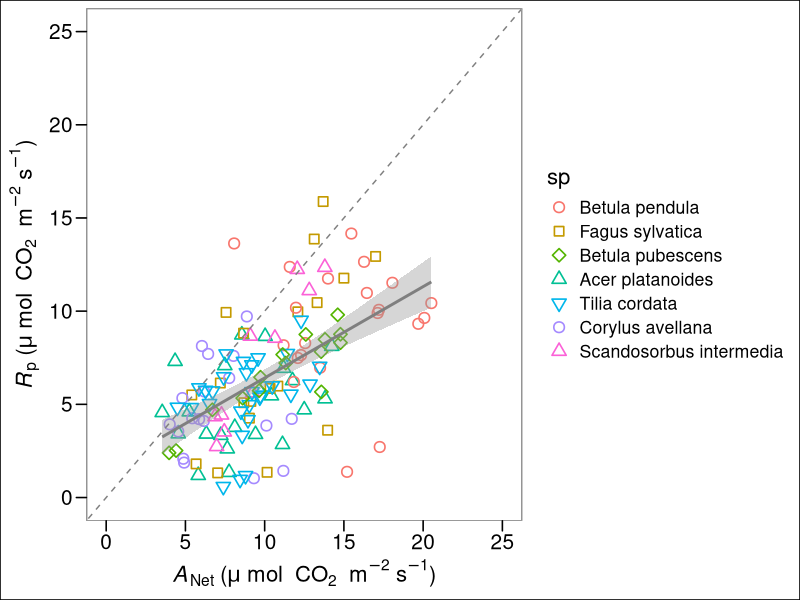
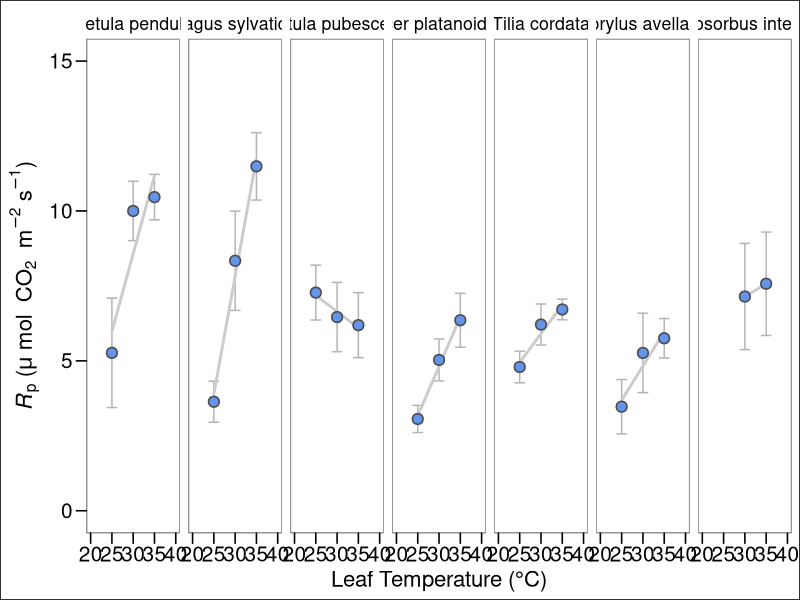
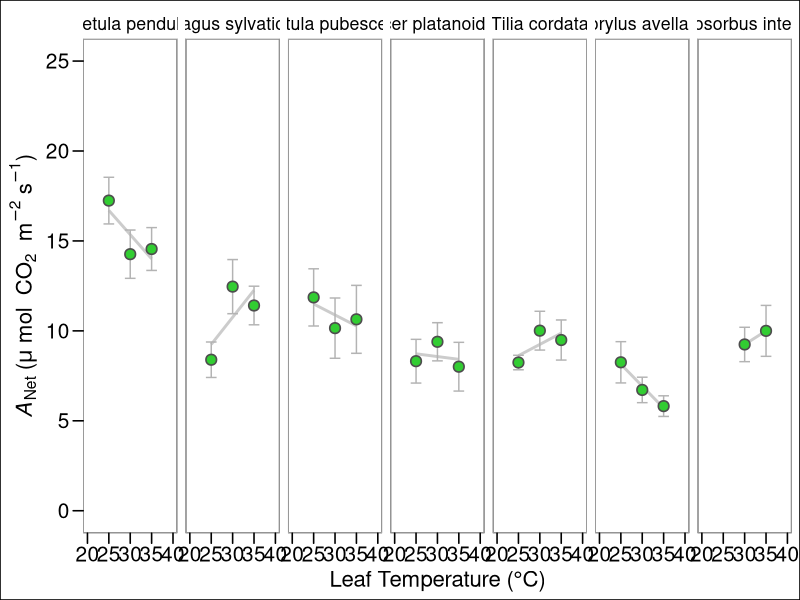
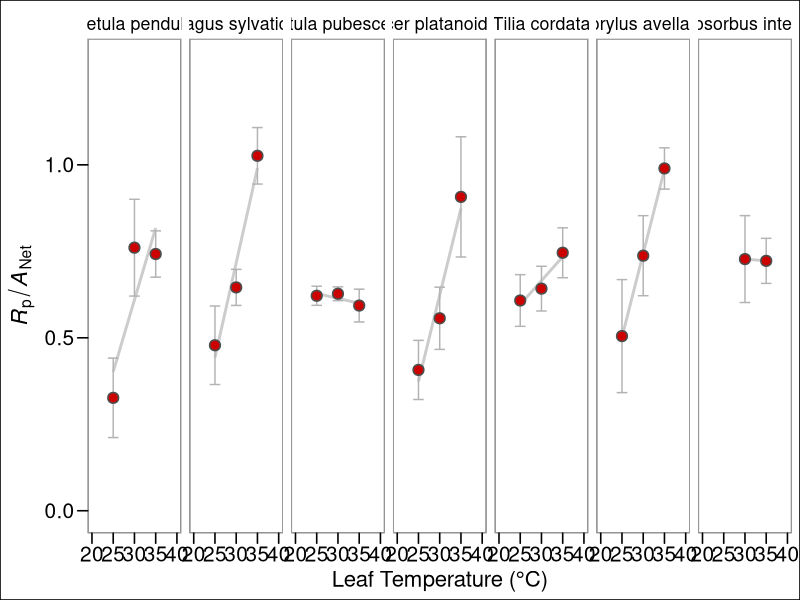
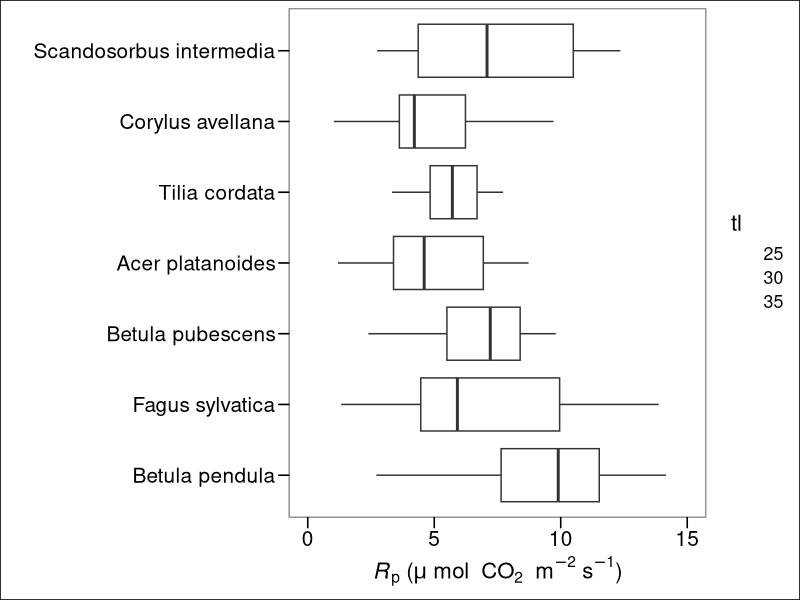
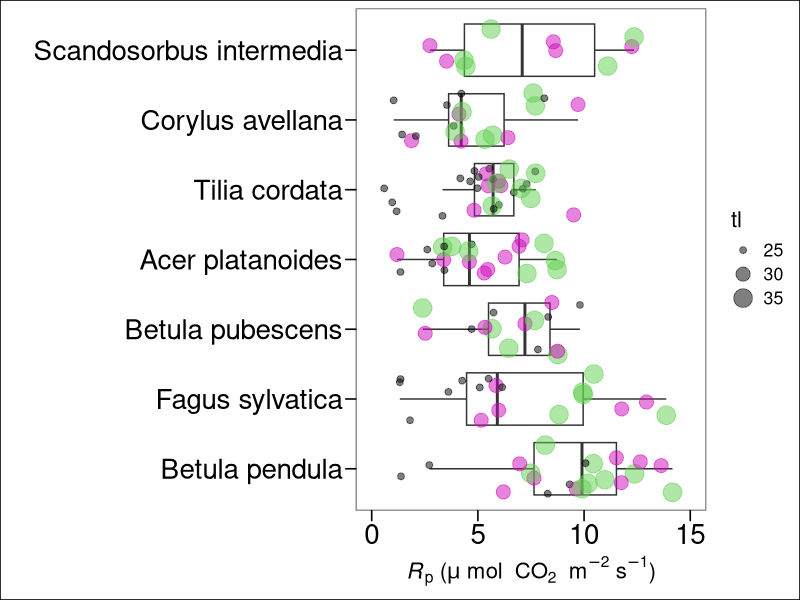
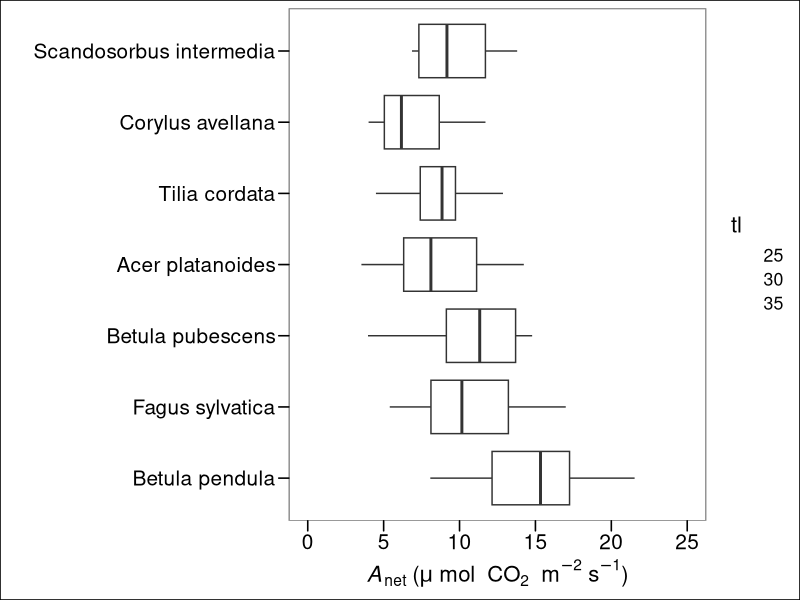
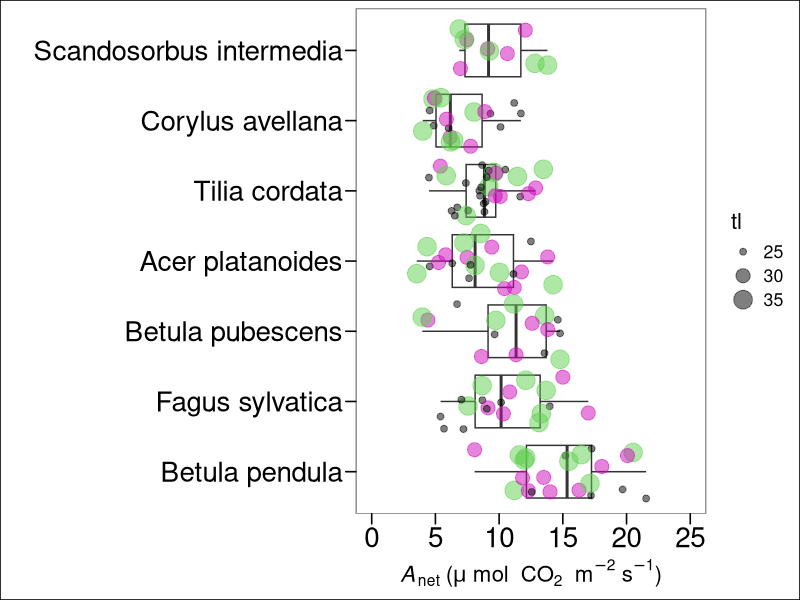

These figures' R source, in order: (Note: this script raises an error after producing the figures.)
#install.packages("Hmisc", dependencies = T)
#
# if push fails
# open the repository on terminal
# run this command 
# git config --global http.postBuffer 157286400
# try pushing again
# 
# packages_to_load <- c("drc", "bbmle", "labelled", "MALDIquant", 
#                      "magicfor", "ggplot2", "ggpubr", "ggpmisc", "tidyverse", #"broom", 
#                     "Hmisc", "plotly", "PairedData", "DescTools", 
#                     "generalhoslem", "graphics", "nls2", "plyr",
#                     "ggthemes", "ggpubr", "signal", "segmented")
#
# lapply(packages_to_load, library, character.only = TRUE)

## lable ----
ytleaf          <- expression("T"["leaf"]~degree~"C")
photorate       <- expression("" ~mu ~ mol ~ "CO"[2]~m^{-2} ~ "s"^{-1})
labrsq          <- expression(R^{2}~"=")
labvpdl         <- "VPD (kPa)"
lab_photo       <- expression(paste(italic(A)[Net], ' (', mu * ~'mol'~ " CO"[2]~' m'^{-2}*' s'^{-1}*')'))
lab_photo1      <- expression(paste(italic(A)[Net], ' (', mu * 'mol m'^{-2}*'s'^{-1}*')'))
lab_Tleaf       <- expression(paste("Leaf temperature (", degree,"C)"))
labcond         <- expression("g"["s"]~~"in"~mol~H[2]*O~m^{-2}~s^{-1})
labcond1        <- expression("Conductance to "~H[2]*O~"in"~mol~H[2]*O~m^{-2}~s^{-1})
labtrmmol       <- expression("E"~~"in"~mol~H[2]*O~m^{-2}~s^{-1})
etrrate         <- expression("" ~mu ~ mol ~"photon" ~m^{-2} ~ "s"^{-1})
photorate       <- expression("" ~mu ~ mol ~ "CO"[2]~m^{-2} ~ "s"^{-1})
labgs           <- expression(paste(italic(g[s])*" ("~mol[H[2]*O]~m^{-2}~s^{-1}~")"))


## data processing ---- Load ONE of the following csv's


# Species
df <- read.csv("Data/Uppsala-2024-Summer-Photorespiration-SpotMes-TreeSpp.csv", header = T, stringsAsFactors = T, sep = ";")


# Ecotypes

df <- read.csv("Data/Uppsala-2024-Summer-Photorespiration-SpotMes-Birch-Ecotypes.csv", header = T, stringsAsFactors = T, sep = ";")


###### Photorespiration rate calculation loop -----------------------------------------------------

## use the following filters as necessary
df     <- subset(df, dq == "yes") # eliminates unreliable values.

df$pairid <- paste0(df$sprp, "-", df$setTleaf)

df$pairid <- as.factor(df$pairid)


length(unique(df$pairid))       # individual runs + season

dflist    <-   split(df,list(df$pairid))
dflist    <-   split(df,unique(list(df$pairid)))
dflist    <-   dflist[sapply(dflist, nrow)>0] 

setwd("output")


correct_RD <- function(data, output_path){
  
  ColumnNames <- c("sp","treeid","setTleaf",
             "anet.21p",    
             "anet.0p",
             "Rd",
             "corranet",
             "anet.delta",
             "pr.CO2", 
             "pr.real",
             "pr.percent",    
             "gsw.21p",    
             "gsw.0p",     
             "gsw.delta",  
             "gsw.percent",
             "E.21p",     
             "E.0p",      
             "E.delta",   
             "E.percent", 
             "ETR.21p",     
             "ETR.0p",
             "ETR.delta",   
             "ETR.percent",
             "JT",
             "JO1",
             "JC1",
             "JO2",
             "JC2",
             "JO1.percent",
             "JC1.percent",
             "JO2.percent",
             "JC2.percent",
             "NPQ.21p",
             "NPQ.0p",
             "NPQ.delta",
             "NPQ.percent")
  
  output_data <- data.frame(matrix(nrow = 0, ncol = length(ColumnNames)))
  names(output_data) <- ColumnNames

  for(dataIdx in 1:length(data)){
    
    speciesdata <- data[[dataIdx]]
    if(nrow(speciesdata) != 2){
      print(names(dflist)[dataIdx])
      print(nrow(speciesdata))
      next
    }
    
    
    sp               <-     speciesdata$sp[1]
    treeid           <-     speciesdata$treeid[1]
    setTleaf         <-     speciesdata$setTleaf[1]
    
    p21              <-     subset(speciesdata, olev == "21p")    
    p0               <-     subset(speciesdata, olev == "0p")
    
    anet.21p         <-     p21$A
    anet.0p          <-     p0$A
     
    
    # Calculate corrected Anet. The values for slope and intercept       where calculated using values taken from the literature. 
    
    Rd               <-      0.05554*anet.21p+ 0.11395 
    corranet         <-      anet.21p-Rd          
    # "corranet" is Anet corrected for Rd
    
    
    anet.delta       <-      anet.0p - anet.21p
    pr.CO2           <-      anet.delta * 0.5
    pr.real          <-      anet.delta + pr.CO2
    pr.percent       <-      pr.real/anet.21p
    
    gsw.21p          <-      p21$gsw
    gsw.0p           <-      p0$gsw
    gsw.delta        <-      p0$gsw - p21$gsw
    gsw.percent      <-      gsw.delta/p21$gsw
    
    
    E.21p            <-      p21$E
    E.0p             <-      p0$E
    E.delta          <-      p0$E - p21$E
    E.percent        <-      E.delta/p21$E
    
    
    ETR.21p          <-      p21$ETR
    ETR.0p           <-      p0$ETR
    ETR.delta        <-      p0$ETR - p21$ETR
    ETR.percent      <-      ETR.delta/p21$ETR
    JT               <-      ETR.21p + ETR.0p
    JO1              <-      pr.percent * JT
    JC1              <-      JT-JO1
    JO2              <-      ((2/3)*(JT-4*(anet.21p)))
    JC2              <-      ((1/3)*(JT+8*(anet.21p)))
    JO1.percent      <-      JO1/JT
    JC1.percent      <-      JC1/JT
    JO2.percent      <-      JO2/JT
    JC2.percent      <-      JC2/JT
    
    
    NPQ.21p          <-      p21$NPQ
    NPQ.0p           <-      p0$NPQ
    NPQ.delta        <-      NPQ.0p - NPQ.21p
    NPQ.percent      <-      NPQ.delta/NPQ.21p
    
    new_data = data.frame(as.character(sp),
                          as.character(treeid),
                          as.character(setTleaf), 
                          anet.21p,    
                          anet.0p,     
                          Rd, 
                          corranet,
                          anet.delta,
                          pr.CO2,
                          pr.real,
                          pr.percent,
                          gsw.21p,    
                          gsw.0p,     
                          gsw.delta,  
                          gsw.percent,
                          p21$E,     
                          E.0p,      
                          E.delta,   
                          E.percent, 
                          ETR.21p,     
                          ETR.0p,   
                          ETR.delta,   
                          ETR.percent,
                          JT,
                          JO1,
                          JC1,
                          JO2,
                          JC2,
                          JO1.percent,
                          JC1.percent,
                          JO2.percent,
                          JC2.percent,
                          NPQ.21p,
                          NPQ.0p,
                          NPQ.delta, 
                          NPQ.percent)
    
    names(new_data) <- names(output_data)
    output_data <- rbind(output_data, new_data)
    
    
  }
  
  file_path = paste(output_path, "species-output.csv", sep = "/")
  if(!dir.exists(output_path)){
    dir.create(output_path, recursive = T)
  }
  
  
  index <- 1
  while(file.exists(file_path)){
    file_path <- paste(output_path, paste("species-output", as.character(index), ".csv", sep =""), sep = "/")
    index = index + 1
  }
 
  

  write.table(output_data, file = file_path, 
              row.names = FALSE, col.names = T, sep = ";")
}

correct_RD(dflist, "./")


####### plotting output -------


outs <- read.csv("species-output.csv", stringsAsFactors = T, sep = ";")

outs$sp <- factor(outs$sp, levels = c(
  "Betula pendula",         
  "Fagus sylvatica",         
  "Betula pubescens",       
  "Acer platanoides", 
  "Tilia cordata",
  "Corylus avellana",       
  "Scandosorbus intermedia"))



# Making the table for the concatenated PR values for each species and each temperature point.
library(stats)
library(base)
library(dplyr)
library(ggplot2)




## Plotting absolute Rp over temp##---------------------------------###

## Figure 1A ----
svg(filename = "pr-raw-new.svg", width = 16, height = 4.5, bg = "transparent")
absolute.table <- outs %>%
  group_by(sp, setTleaf) %>%
  summarise(pr.real.avg = mean(pr.real),
            se = sd(pr.real)/ sqrt(length(pr.real)))

ggplot(absolute.table, aes(y = pr.real.avg, x=setTleaf, group=sp))+
  geom_errorbar(aes(ymin=pr.real.avg-se, ymax=pr.real.avg+se),col ="grey70", width= 2.5)+ #pmin can be used to cap the ymax. (e.g., pmin(pr.real.avg+se, 1.0))
  geom_smooth(se = F, method="lm", col = "grey80")+
  geom_point(col="grey30", size = 3, pch = 21, fill = "cornflowerblue", stroke = 0.85)+
  # stat_regline_equation(data = outs, aes(x = setTleaf, y=pr.real, label = paste(..eq.label.., ..adj.rr.label.., paste("p = ", ..p.value..), sep = "~~~")),
  # formula = y~x,
  # label.x =22, label.y = 1.5)+
  facet_wrap(~sp, ncol = 7) +
  scale_y_continuous(limits = c(0, 15), name = expression(paste(italic(R)[p], ' (', mu * ~'mol'~ " CO"[2]~' m'^{-2}*' s'^{-1}*')')))+
  scale_x_continuous(limits = c(20,40), name = "Leaf Temperature (°C)")+
  ggthemes::theme_base() +
theme(axis.text.y = element_text(size = 15), 
      axis.text.x = element_text(size = 15),
      panel.border = element_rect(color = "grey70"))
dev.off()


### Plot showing Anet 21p over temp##-------------------------------###
## Figure 1B ----

svg(filename = "anet21-raw-new.svg", width = 16, height = 4.5, bg = "transparent")

anet.table <- outs %>%
  group_by(sp, setTleaf) %>%
  summarise(anet.21p.avg = mean(anet.21p),
            se = sd(anet.21p) / sqrt(length(anet.21p)))

ggplot(anet.table, aes(y = anet.21p.avg, x=setTleaf, group=sp))+
  geom_smooth(se = F, method="lm", col = "grey80")+
  geom_errorbar(aes(ymin=anet.21p.avg-se, ymax=anet.21p.avg+se),col ="grey70", width= 2.5) +
  geom_point(col="grey30", size = 3, pch = 21, fill = "limegreen", stroke = 0.85)+
  # stat_regline_equation(data = outs, aes(x = setTleaf, y=anet.21p, label = paste(..eq.label.., ..adj.rr.label.., paste("p = ", ..p.value..), sep = "~~~")),
  # formula = y~x,
  # label.x =22, label.y = 1.5)+
  facet_wrap(~sp, ncol = 7) +
  scale_y_continuous(limits = c(0, 25), name = expression(paste(italic(A)[Net], ' (', mu * ~'mol'~ " CO"[2]~' m'^{-2}*' s'^{-1}*')')))+
  scale_x_continuous(limits = c(20,40), name = "Leaf Temperature (°C)")+
  ggthemes::theme_base()+
  theme(axis.text.y = element_text(size = 15), 
        axis.text.x = element_text(size = 15),
        panel.border = element_rect(color = "grey70"))
dev.off()





###Plot of pr.percent##-----------------------------------------###
svg(filename = "pr-percent-new.svg", width = 16, height = 4.5, bg = "transparent")



percent.table <- outs %>%
  group_by(sp, setTleaf) %>%
  summarise(pr.percent.avg = mean(pr.percent),
            se = sd(pr.percent)/ sqrt(length(pr.percent)))


ggplot(percent.table, aes(y = pr.percent.avg, x=setTleaf, group=sp))+
  #pmin can be used to cap the ymax. (e.g., pmin(pr.real.avg+se, 1.0))
  geom_smooth(se = F, method="lm", col = "grey80")+
  # ggpmisc::stat_poly_eq(
  #   data = outs,
  #   formula = y ~ x,
  #   aes(x = setTleaf, y = pr.percent, label = paste(after_stat(p.value.label), sep = "~~~")),
  #   label.x = 22,
  #   label.y = 1.5,
  # )+
  geom_errorbar(aes(ymin=pr.percent.avg-se, ymax=pr.percent.avg+se),col ="grey70", width= 2.5)+
  geom_point(col="grey30", size = 3, pch = 21, fill = "red3", stroke = 0.85)+
  # stat_regline_equation(data = outs, aes(x = setTleaf, y=pr.real, label = paste(..eq.label.., ..adj.rr.label.., paste("p = ", ..p.value..), sep = "~~~")),
  # formula = y~x,
  # label.x =22, label.y = 1.5)+
  facet_wrap(~sp, ncol = 7)+
  scale_y_continuous(limits = c(0, 1.3), name = 
                       expression(paste(italic(R)[p]/italic(A)[Net])))+
  scale_x_continuous(limits = c(20,40), name = "Leaf Temperature (°C)")+
  ggthemes::theme_base() +
  theme(axis.text.y = element_text(size = 15), 
        axis.text.x = element_text(size = 15),
        panel.border = element_rect(color = "grey70")) 
dev.off()


##---------------------------------------------------------##


###########

outs$tl <- as.factor(outs$setTleaf)



## photorespiration across species boxplot (ignoring temp). First one is for just the relationship, the second one shows the temperature spread.

svg(filename = "Rp-species.svg", width = 12, height = 6, bg = "transparent")

ggplot(outs, aes(y = pr.real, x=sp)) +
  geom_boxplot(aes(x = sp, y = pr.real), outliers =  F)  +
  geom_jitter(aes(size = tl),  color = "grey", alpha = 0) +
  
  xlab(" ") +
  scale_y_continuous(limits = c(0,15), 
                     name = expression(paste(italic(R)[p], ' (', mu * ~'mol'~ " CO"[2]~' m'^{-2}*' s'^{-1}*')')))+
  ggthemes::theme_base()+
  theme(axis.text.y = element_text(size = 15), 
        axis.text.x = element_text(size = 15),
        panel.border = element_rect(color = "grey70")) +
  coord_flip()
dev.off()



svg(filename = "Rp-species-spotted.svg", width = 12, height = 6, bg = "transparent")

ggplot(outs, aes(y = pr.real, x=sp)) +
  geom_boxplot(aes(x = sp, y = pr.real), outliers =  F)  +
  geom_jitter(aes(size = tl), color = as.factor(outs$setTleaf), alpha = 0.5) +
  xlab(" ") +
  scale_y_continuous(limits = c(0,15), 
                     name = expression(paste(italic(R)[p], ' (', mu * ~'mol'~ " CO"[2]~' m'^{-2}*' s'^{-1}*')')))+
  ggthemes::theme_base()+
  theme(axis.text.y = element_text(size = 20), 
        axis.text.x = element_text(size = 20),
        panel.border = element_rect(color = "grey70")) +
  coord_flip()
dev.off()



###------- Mixed effects models for Rp----##

mod4 <- nlme::lme(pr.real ~  sp, data = outs, 
                  random = ~1|treeid, 
                  method = "REML", 
                  na.action=na.omit) ; anova(mod4)

mod4 <- nlme::lme(pr.real ~  setTleaf, data = outs, 
                  random = ~1|sp, 
                  method = "REML", 
                  na.action=na.omit) ; anova(mod4)

mod4 <- nlme::lme(pr.real ~  sp * setTleaf, data = outs, 
                  random = ~1|treeid, 
                  method = "REML", 
                  na.action=na.omit) ; anova(mod4)

###----Test for pr.percent----------------#####


mod6 <- nlme::lme(pr.percent ~  sp, data = outs, 
                  random = ~1|treeid, 
                  method = "REML", 
                  na.action=na.omit) ; anova(mod6)

mod6 <- nlme::lme(pr.percent ~  setTleaf, data = outs, 
                  random = ~1|sp, 
                  method = "REML", 
                  na.action=na.omit) ; anova(mod6)


mod6 <- nlme::lme(pr.percent ~  sp * setTleaf, data = outs, 
                  random = ~1|treeid, 
                  method = "REML", 
                  na.action=na.omit) ; anova(mod6)


#------------------------------#


## photosynthesis across species boxplot (ignoring temp). First one is for just the relationship, the second one shows the temperature spread.

svg(filename = "Anet-species.svg", width = 12, height = 6, bg = "transparent")

ggplot(outs, aes(y = anet.21p, x=sp)) +
  geom_boxplot(aes(x = sp, y = anet.21p), outliers =  F)  +
  geom_jitter(aes(size = tl),  color = "grey", alpha = 0) +
  
  xlab(" ") +
  scale_y_continuous(limits = c(0,25), 
                     name = expression(paste(italic(A)[net], ' (', mu * ~'mol'~ " CO"[2]~' m'^{-2}*' s'^{-1}*')')))+
  ggthemes::theme_base()+
  theme(axis.text.y = element_text(size = 15), 
        axis.text.x = element_text(size = 15),
        panel.border = element_rect(color = "grey70")) +
  coord_flip()
dev.off()


svg(filename = "Anet-species-spotted.svg", width = 12, height = 6, bg = "transparent")

ggplot(outs, aes(y = anet.21p, x=sp)) +
  geom_boxplot(aes(x = sp, y = anet.21p), outliers =  F)  +
  geom_jitter(aes(size = tl), color = as.factor(outs$setTleaf), alpha = 0.5) +
  xlab(" ") +
  scale_y_continuous(limits = c(0,25), 
                     name = expression(paste(italic(A)[net], ' (', mu * ~'mol'~ " CO"[2]~' m'^{-2}*' s'^{-1}*')')))+
  ggthemes::theme_base()+
  theme(axis.text.y = element_text(size = 20), 
        axis.text.x = element_text(size = 20),
        panel.border = element_rect(color = "grey70")) +
  coord_flip()
dev.off()


###------- Mixed effects models for Anet----##

mod5 <- nlme::lme(anet.21p ~  sp, data = outs, 
                  random = ~1|treeid, 
                  method = "REML", 
                  na.action=na.omit) ; anova(mod5)

mod5 <- nlme::lme(anet.21p ~  setTleaf, data = outs, 
                  random = ~1|sp, 
                  method = "REML", 
                  na.action=na.omit) ; anova(mod5)

mod5 <- nlme::lme(anet.21p ~  sp * setTleaf, data = outs, 
                  random = ~1|treeid, 
                  method = "REML", 
                  na.action=na.omit) ; anova(mod5)






### plotting averages 

pt <- outs %>%
  group_by(sp, setTleaf) %>%
  summarise(pr = mean(pr.real),
            prse = sd(pr.real)/sqrt(length(pr.real)),
            ps = mean(anet.21p),
            psse = sd(anet.21p)/ sqrt(length(anet.21p)))

pt25 <- subset(pt, setTleaf == 25)
pt30 <- subset(pt, setTleaf == 30)
pt35 <- subset(pt, setTleaf == 35)


mod6 <- nlme::lme(pr ~  ps , data = pt25, 
                  random = ~1|sp, 
                  method = "REML", 
                  na.action=na.omit) ; anova(mod6)



mod6 <- nlme::lme(pr ~  ps , data = pt30, 
                  random = ~1|sp, 
                  method = "REML", 
                  na.action=na.omit) ; anova(mod6)

mod6 <- nlme::lme(pr ~  ps , data = pt35, 
                  random = ~1|sp, 
                  method = "REML", 
                  na.action=na.omit) ; anova(mod6)


cor25 <- cor(pt25$ps, pt25$pr, method = 'pearson'); round(cor25, 2) 
cor30 <- cor(pt30$ps, pt30$pr, method = 'pearson'); round(cor30, 2)
cor35 <- cor(pt35$ps, pt35$pr, method = 'pearson'); round(cor35, 2)






######  Rp against Anet split by temperature ----

mod6 <- nlme::lme(pr.real ~  anet.21p, data = outs, 
                  random = ~1|sp, 
                  method = "REML", 
                  na.action=na.omit) ; anova(mod6)



svg(filename = "Rp-over-Anet-alltemp.svg", width = 10, height = 3.3, bg = "transparent")

ggplot(pt, aes(y = pr, x=ps, color = sp)) +
  geom_smooth(se = T, method="lm", col = "grey80") +
  geom_point(size = 3, stroke = 0.85, aes(color = sp, shape = sp)) +
  scale_x_continuous(limits = c(0, 20), 
                     name = expression(paste(italic(A)[Net], ' (', mu * ~'mol'~ " CO"[2]~' m'^{-2}*' s'^{-1}*')'))) +
  scale_y_continuous(limits = c(0,20), 
                     name = expression(paste(italic(R)[p], ' (', mu * ~'mol'~ " CO"[2]~' m'^{-2}*' s'^{-1}*')'))) +
  ggthemes::theme_base() +
  geom_errorbar(aes(ymin=pr-prse, ymax=pr+prse)) +
  geom_errorbarh(aes(xmin=ps-psse, xmax=ps+psse)) + 
  theme(axis.text.y = element_text(size = 15),
        axis.text.x = element_text(size = 15),
        panel.border = element_rect(color = "grey70")) +
  scale_shape_manual(values = c(21,22,23,24,25,1,2))+
  geom_abline(slope = 1, linetype = "dashed", color = "grey50") + 
  geom_point(size = 3, stroke = 0.85, aes(color = sp, shape = sp)) +
  facet_wrap(~setTleaf)

dev.off()


# Does higher photorespiration rates = higher photosynthesis rates??? (spoiler, yes)



#### all replicates plotted - donot use. 

# svg(filename = "Rp-over-Anet.svg", width = 7, height = 4.5, bg = "transparent")
outs$st <- as.factor(outs$setTleaf)
ggplot(outs, aes(y = pr.real, x=anet.21p)) +
  geom_point(size = 3, 
             stroke = 0.85, aes(color = sp, shape = sp)) +
  geom_smooth(se = T, method="lm", col = "grey50") +
  scale_x_continuous(limits = c(0, 25), 
                     name = expression(paste(italic(A)[Net], ' (', mu * ~'mol'~ " CO"[2]~' m'^{-2}*' s'^{-1}*')'))) +
  scale_y_continuous(limits = c(0,25), 
                     name = expression(paste(italic(R)[p], ' (', mu * ~'mol'~ " CO"[2]~' m'^{-2}*' s'^{-1}*')')))+
  ggthemes::theme_base()+
  theme(axis.text.y = element_text(size = 15), 
        axis.text.x = element_text(size = 15),
        panel.border = element_rect(color = "grey70")) +
  scale_shape_manual(values = c(21,22,23,24,25,1,2)) +
  geom_abline(slope = 1, linetype = "dashed", color = "grey50") 
dev.off()

#---------------------------------------------------------------------#

# svg(filename = "Rp-over-Anet-alltemp.svg", width = 16, height = 4.5, bg = "transparent")

#### all replicates plotted - donot use. 


ggplot(outs, aes(y = pr.real, x=anet.21p, color = sp)) +
  geom_smooth(data = outs, mapping = aes(y=pr.real, x=anet.21p), 
              se = T, method="lm", col = "grey80") +
  geom_point(size = 3, 
             stroke = 0.85, aes(color = sp, shape = sp)) +
  scale_x_continuous(limits = c(0, 25), 
                     name = expression(paste(italic(A)[Net], ' (', mu * ~'mol'~ " CO"[2]~' m'^{-2}*' s'^{-1}*')'))) +
  scale_y_continuous(limits = c(0,25), 
                     name = expression(paste(italic(R)[p], ' (', mu * ~'mol'~ " CO"[2]~' m'^{-2}*' s'^{-1}*')')))+
  ggthemes::theme_base()+
  theme(axis.text.y = element_text(size = 15), 
        axis.text.x = element_text(size = 15),
        panel.border = element_rect(color = "grey70")) +
  scale_shape_manual(values = c(21,22,23,24,25,1,2))+
  geom_abline(slope = 1, linetype = "dashed", color = "grey50") +
  facet_wrap(~setTleaf)
dev.off()


######  Creating the dataframes for each temperature for the models ----

outs25 <- subset(outs, setTleaf == 25)
outs30 <- subset(outs, setTleaf == 30)
outs35 <- subset(outs, setTleaf == 35)


######  Rp against Anet split by temperature ----

mod6 <- nlme::lme(pr.real ~  anet.21p, data = outs, 
                 random = ~1|sp, 
                 method = "REML", 
                 na.action=na.omit) ; anova(mod6)


mod7 <- nlme::lme(pr.real ~  anet.21p, data = outs25, 
                  random = ~1|sp, 
                  method = "REML", 
                  na.action=na.omit) ; anova(mod7)

mod7 <- nlme::lme(pr.real ~  anet.21p, data = outs30, 
                  random = ~1|sp, 
                  method = "REML", 
                  na.action=na.omit) ; anova(mod7)

mod7 <- nlme::lme(pr.real ~  anet.21p, data = outs35, 
                  random = ~1|sp, 
                  method = "REML", 
                  na.action=na.omit) ; anova(mod7)













#-------------------------------#



#Box plots of pr.percent across the leaf temperatures

ggplot(outs, aes(y = pr.percent, x=tl, color=tl)) +
  geom_boxplot(aes(x = tl, y = pr.percent, fill = setTleaf)) +
  geom_jitter() +
  scale_x_continuous(limits = c(20, 40), 
                     name = "Leaf Temperature (°C)") +
  scale_y_continuous(limits = c(0,15), 
                     name = expression(paste(italic(R)[p], ' (', mu * ~'mol'~ " CO"[2]~' m'^{-2}*' s'^{-1}*')')))+
  ggthemes::theme_base()+
  theme(axis.text.y = element_text(size = 15), 
        axis.text.x = element_text(size = 15),
        panel.border = element_rect(color = "grey70"))


#-------- boxplot of Rp over temperature ----_#
svg(filename = "Rp-over-temp-box.svg", width = 16, height = 4.5, bg = "transparent")


ggplot(outs, aes(y = pr.real, x=tl)) +
  geom_boxplot(aes(x = tl, y = pr.real)) +
  geom_jitter(aes(color = sp)) +
  xlab("Leaf Temperature (°C)") +
  scale_y_continuous(limits = c(0,15), 
                     name = expression(paste(italic(R)[p], ' (', mu * ~'mol'~ " CO"[2]~' m'^{-2}*' s'^{-1}*')')))+
  ggthemes::theme_base()+
  theme(axis.text.y = element_text(size = 15), 
        axis.text.x = element_text(size = 15),
        panel.border = element_rect(color = "grey70"))
dev.off()







###### STATISTICAL TESTS #########


## example model fits nlme ---- 

# Here we are running a for loop testing     the relationship between species, setTleaf and the combined effect of them (I.e the temperature response of species), against pr.real (Absolute photorespiration rates ("10")), pr.percent (Proportional photorespiration rates ("11")), anet.21p (Ambient photosynthesis rates ("4")), anet.0p (O2-free photosynthesis rates ("5")) and JO2.percent (proportional oxygenation rates calculated using ETR only ("31)).


colindeces <- c(10, 11, 4, 5, 31)
colindeces <- c(10)
method.slope <- c()
value.slope <- c()
species.slope <- c()

names(outs)[colindeces[1]]

for (index in 1:length(colindeces)){
  
  
  independentVariable = outs[,colindeces[index]] 
  
  mod1 <- nlme::lme(independentVariable ~  sp , data = outs, 
                    random = ~1|treeid, 
                    method = "REML", 
                    na.action=na.omit) ; anova(mod1)
  print(paste("This analysis is based on :", names(outs)[colindeces[index]]))
  print(summary(mod1))
  
  mod1 <- nlme::lme(independentVariable ~  setTleaf , data = outs, 
                    random = ~1|sp, 
                    method = "REML", 
                    na.action=na.omit) ; anova(mod1)
  
  print(paste("This analysis is based on :", names(outs)[colindeces[index]]))
  print(summary(mod1))
  
  mod1 <- nlme::lme(independentVariable ~  sp * setTleaf, 
                    data = outs, 
                    random = ~1|treeid, 
                    method = "REML", 
                    na.action=na.omit) ; anova(mod1)
  
  print(paste("This analysis is based on :", names(outs)[colindeces[index]]))
  print(summary(mod1))
  
  
  print("----------------------------------------------------------------")
}


outs25 <- subset(outs, setTleaf == 25)
outs30 <- subset(outs, setTleaf == 30)
outs35 <- subset(outs, setTleaf == 35)



######----


######  Rp against species split by treeid nested for each temp point ----
 mod4 <- nlme::lme(pr.real ~  sp, data = outs25, 
                   random = ~1|treeid, 
                   method = "REML", 
                   na.action=na.omit) ; anova(mod4)
 
 mod4 <- nlme::lme(pr.real ~  sp, data = outs30, 
                   random = ~1|treeid, 
                   method = "REML", 
                   na.action=na.omit) ; anova(mod4)
 
 mod4 <- nlme::lme(pr.real ~  sp, data = outs35, 
                   random = ~1|treeid, 
                   method = "REML", 
                   na.action=na.omit) ; anova(mod4)
 

mod4 <- nlme::lme(pr.real ~  anet.21p * setTleaf, data = outs, 
                  random = ~1|sp, 
                  method = "REML", 
                  na.action=na.omit) ; anova(mod4)




library(tidyr)

long_data <- outs %>%
  gather(key = "method", value = "y", pr.percent, JO2.percent)

# Fit a model with an interaction term between method and setTleaf
long_model <- lm(y ~ sp * setTleaf * method, data = long_data)

# Check the model summary
summary(long_model)


# Fit the model with and without the interaction term between method and setTleaf
model_interaction <- lm(y ~ sp * setTleaf * method, data = long_data)
model_no_interaction <- lm(y ~ sp * setTleaf + method, data = long_data)

# Compare the models using a likelihood ratio test
anova(model_no_interaction, model_interaction)

# Visualize the comparison
library(ggplot2)
ggplot(long_data, aes(x = setTleaf, y = y, color = method)) +
  geom_point() +
  geom_smooth(method = "lm", se = FALSE) +  # Add linear regression lines
  facet_wrap(~sp)+
  labs(title = "Comparison of Slopes for y1 and y2") +
  theme_minimal()


### post hoc test ------- HSD, honest significant difference 

m7 <- aov(anet.0p ~ sp, data = outs, random = ~1|treeid, method = "REML", na.action=na.omit) ; anova(m7)
par(las=2)
par(mar=c(8,8,2,2)) 
plot(TukeyHSD(m7))


t1 <- TukeyHSD(m7)
t1 <- as.data.frame(t1$sp)
t1$com <- rownames(t1)

rownames(t1) <- NULL
colnames(t1) <- c("prdiff","lwr", "upr","padj", "com")
blah <- subset(t1, padj <= 0.05)
